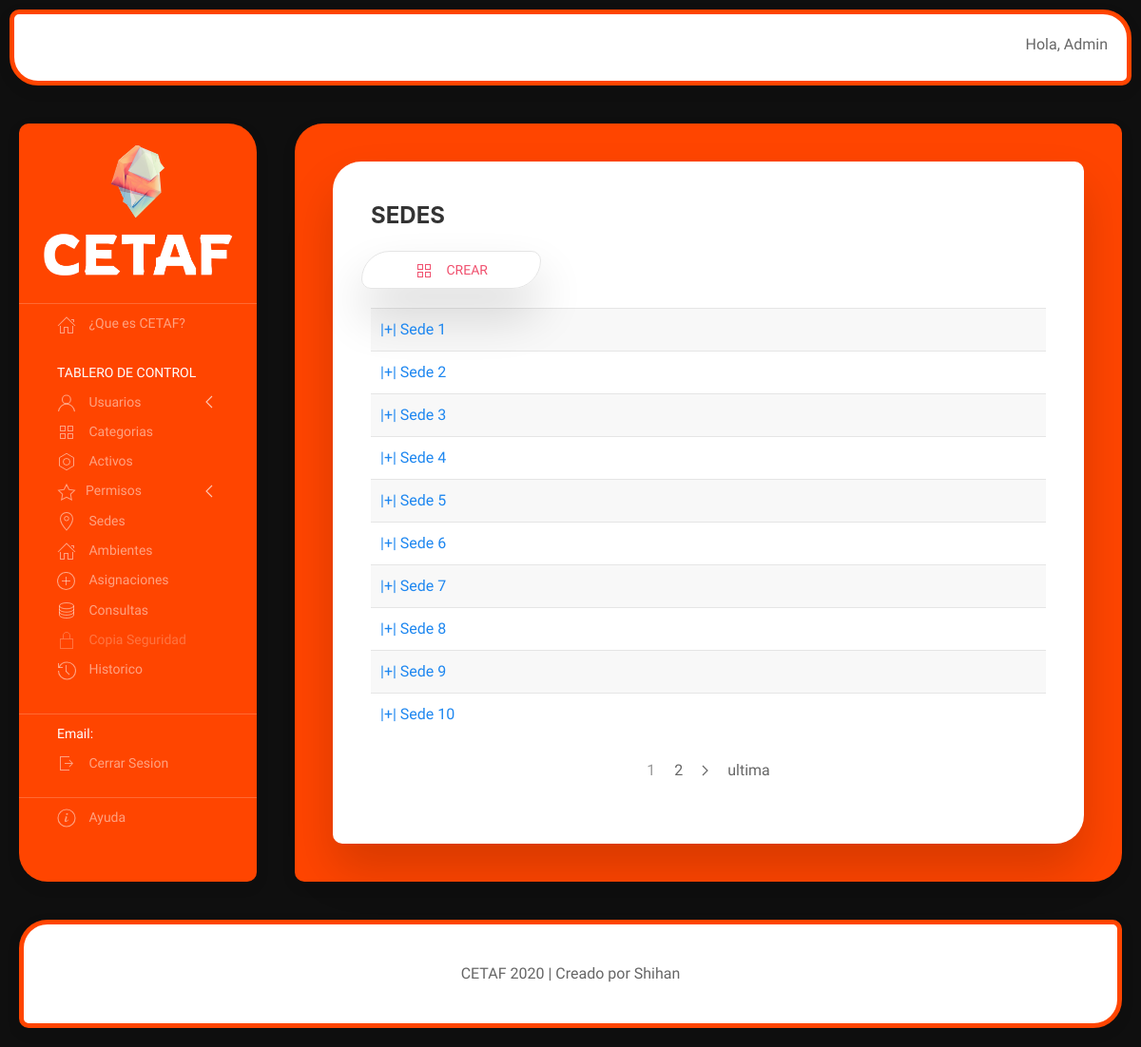
The app's page /sedes/ (signed in), older data.
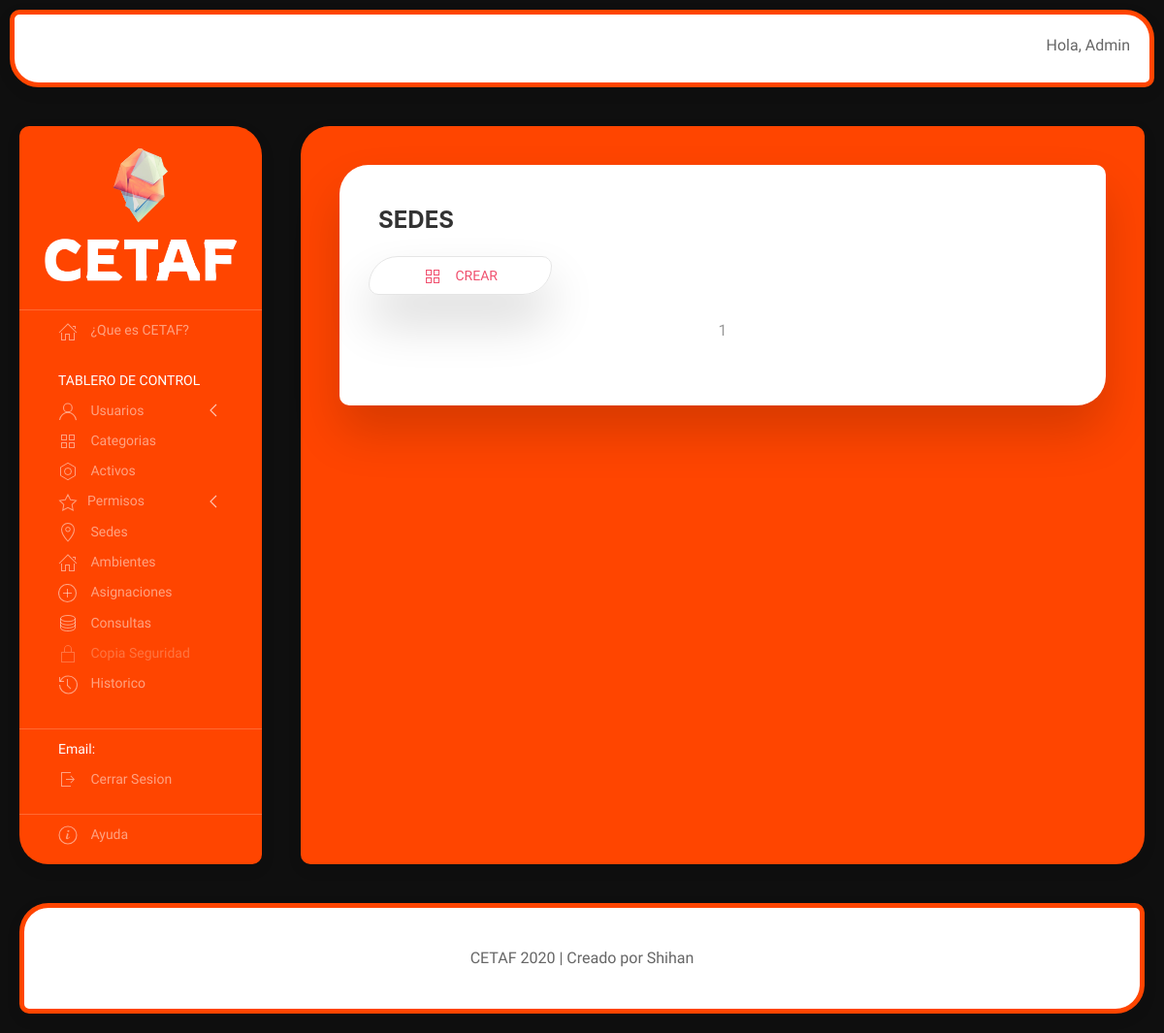
The same page, newer data.
### cetaf/models.py (models this page shows, shortened)
class Sede(models.Model):
    nombre = models.CharField(max_length=50)
    ciudad = models.CharField(max_length=50)

### cetaf/views.py (the view)
# urls.py: path('sedes/', lts_sedes.as_view(), name='lts_sedes'),
@method_decorator(decoradores, name='dispatch')
class lts_sedes(ListView):
    model = Sede
    template_name = 'sedes/index.html'
    paginate_by = 10
    def dispatch(self, request, *args, **kwargs):
        return super().dispatch(request, *args, **kwargs)

### cetaf/templates/sedes/index.html (shortened to what this page needs)
{% extends "home/index.html" %}
{% load static %}
{% block contenido %}
<div class="uk-card uk-card-default uk-card-body uk-align-center uk-box-shadow-xlarge uk-margin-small" style="border-radius: 30px 10px;">
    <h3 class="uk-card-title uk-text-bold">SEDES</h3>
    {% block contenido_sede %}
        <ul class="uk-nav-default uk-nav-parent-icon" uk-nav>
            <li class="uk-button uk-button-default uk-button-small uk-box-shadow-xlarge" style="border-radius: 30px 10px; margin-left: 30px"><a class="uk-text-danger" href="{% url 'crear_sede' %}"><span class="uk-margin-small-right" uk-icon="icon: thumbnails"></span> Crear</a></li>
        </ul>
        <ul class="uk-list uk-list-striped">
            {% for sede in page_obj %}
                <li><a href="{% url 'detalle_sede' sede.id %}" uk-toggle>|+| {{sede.nombre}}</a></li>
            {% endfor %}
        </ul>
        <div>
            <span>
                <ul class="uk-pagination uk-link-heading uk-flex-center" uk-margin>
                    {% for i in paginator.page_range %}
                        {% if page_obj.number == i %}
                            <li><span>{{ i }}</span></li>
                        {% else %}
                            <li><a href="?page={{ i }}">{{ i }}</a></li>
                        {% endif %}
                    {% endfor %}
                    {% if page_obj.has_next %}
                        <li><a href="?page={{ page_obj.next_page_number }}"><span uk-pagination-next></span></a></li>
                        <li><a href="?page={{ page_obj.paginator.num_pages }}">ultima</a></li>
                    {% endif %}
                        </ul>
            </span>
        </div>
    {% endblock contenido_sede %}
</div>
{% endblock %}

### cetaf/templates/home/index.html (shortened to what this page needs)
<!doctype html>
{% load static %}
<html lang="es">
    <head>
        <link rel="stylesheet" href="{% static 'contenido/uikit/uikit.min.css' %}">
        <link rel="stylesheet" href="{% static 'contenido/estilo.css' %}">
    </head>
    <body>
        <div uk-grid>
            <div class="uk-width-expand@m">
                <div class="uk-card uk-card-default uk-card-body barra-superior">
                    <span class="uk-float-right">
                        Hola,
                        {{user.username}}
                    </span>
                </div>
            </div>
        </div>
        <div uk-grid>
            <div class="uk-visible@m">
                <div class="uk-card uk-card-default uk-card-body menu-lateral uk-light">
                    <ul class="uk-nav-default uk-nav-parent-icon" uk-nav>
                        <div class="uk-text-center">
                            <a href="{% url 'index' %}"><img src="{% static 'contenido/imagenes/logo_6.png' %}" alt="avatar" width="250px"></a>
                        </div>
                        <li class="uk-nav-divider"></li>
                        <li><a href="{% url 'acercade' %}"><span class="uk-margin-small-right" uk-icon="icon: home"></span> ¿Que es CETAF?</a></li>
                        <li class="uk-nav-header" style="margin-top:20px">TABLERO DE CONTROL</li>
                        <li class="uk-parent">
                            <a href="{% url 'crear_usuarios' %}" class=""><span class="uk-margin-small-right" uk-icon="icon: user"></span> Usuarios</a>
                        </li>
                        <li><a href="{% url 'lts_categoria' %}"><span class="uk-margin-small-right" uk-icon="icon: thumbnails"></span> Categorias</a></li>
                        <li><a href="{% url 'lts_activo' %}"><span class="uk-margin-small-right" uk-icon="icon: nut"></span> Activos</a></li>
                        <li class="uk-parent">
                            <a href="{% url 'lts_usuarios' %}" class=""><span class="uk-margin-small-right" uk-icon="icon: star"></span>Permisos</a>
                        </li>
                        <li><a href="{% url 'lts_sedes' %}"><span class="uk-margin-small-right" uk-icon="icon: location"></span> Sedes</a></li>
                        <li><a href="{% url 'lts_ambiente' %}"><span class="uk-margin-small-right" uk-icon="icon: home"></span> Ambientes</a></li>
                        <li><a href="{% url 'lts_asignacion' %}"><span class="uk-margin-small-right" uk-icon="icon: plus-circle"></span> Asignaciones</a></li>
                        <li><a href="{% url 'lts_consulta' %}" ><span class="uk-margin-small-right" uk-icon="icon: database"></span> Consultas</a></li>
                        <li><a href="#" class="deshabilitar"><span class="uk-margin-small-right" uk-icon="icon: lock"></span> Copia Seguridad</a></li>
                        <li><a href="{% url 'historial' %}"><span class="uk-margin-small-right" uk-icon="icon: history"></span> Historico</a></li>
                        <li class="uk-nav-divider" style="margin-top:30px"></li>
                        <li class="uk-active"><a><span>Email:</span></a></li>
                        {% if user.is_authenticated %}
                          <li><a href="{% url 'logout' %}"><span class="uk-margin-small-right" uk-icon="icon: sign-out"></span> Cerrar Sesion</a></li>
                        {% else %}
                          <li><a href="{% url 'login' %}"><span class="uk-margin-small-right" uk-icon="icon: sign-in"></span> Iniciar Sesion</a></li>
                        {% endif %}
                        <li class="uk-nav-divider" style="margin-top:20px"></li>
                        <li><a href="{% url 'ayuda' %}"><span class="uk-margin-small-right" uk-icon="icon: info"></span> Ayuda</a></li>
                  </ul>
                </div>
            </div>
            <div class="uk-width-expand@m">
                <div class="uk-card uk-card-default uk-card-body contenido-central">
                    {% block contenido %}{% endblock %}
                </div>
            </div>
        </div>
        <div uk-grid>
            <div class="uk-width-expand@m" style="margin-bottom: 20px">
                <div class="uk-card uk-card-default uk-card-body firma" style="text-align:center;">
                    <span>CETAF 2020 | Creado por Shihan</span>
                </div>
            </div>
        </div>
    </body>
</html>

### cetaf/templates/home/index.html (style rules this page uses)
html { background: #0f0f0f; background-size: cover; background-attachment: fixed; }
body { font-family: 'Inconsolata', monospace; }
.firma { float: bottom; margin-left: 20px; margin-right: 20px; border-radius: 30px 10px; opacity: 1; border: solid 5px orangered; }
.barra-superior { margin: 10px; padding: 20px; border-radius: 10px 30px; border: solid 5px orangered; height: 80px; }
@media (min-width: 900px) { .contenido-central { border-radius: 30px 10px; margin-right: 20px; margin-bottom: 20px; height: 100%; opacity: 1; background: orangered; } }
@media (min-width: 900px) { .menu-lateral { min-width: 250px; margin-left: 20px; margin-bottom: 20px; border-radius: 10px 30px; height: 100%; opacity: 1; background: orangered; } }
.deshabilitar { color: currentColor; cursor: not-allowed; opacity: 0.5; text-decoration: none; }

Row changes from the older to the newer data that the page shows:
removed Sede: nombre "Sede 1"
removed Sede: nombre "Sede 2"
removed Sede: nombre "Sede 3"
removed Sede: nombre "Sede 4"
removed Sede: nombre "Sede 5"
removed Sede: nombre "Sede 6"
removed Sede: nombre "Sede 7"
removed Sede: nombre "Sede 8"
removed Sede: nombre "Sede 9"
removed Sede: nombre "Sede 10"
Text that changed along with them:
list line gone: "2"
text no longer shown: "ultima"
